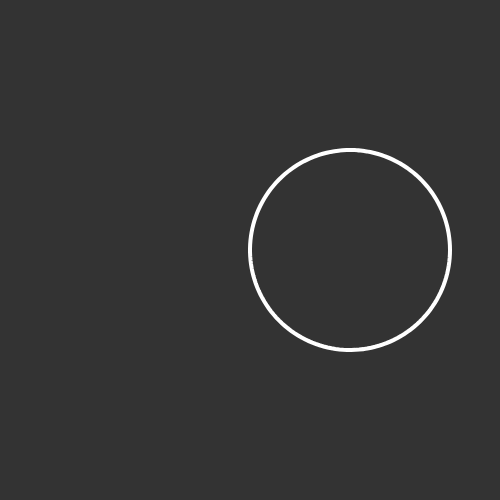
Frame 1 (no input)
Frame 60 (no input): identical to frame 1, image omitted
Frame 120 (the mouse pressed at the canvas centre since frame 60): identical to frame 1, image omitted

The p5.js sketch that drew this single still picture (run headless with seeded random() and noise() and a simulated clock; from frame 60 on, the mouse is pressed at the canvas centre):

// p5.js sketch
// ── sketch.js
let d, n;
let sliderN, sliderD;
let labelN, labelD;
let container;

function setup() {
  // set the background of the page
  document.body.style.backgroundColor = "#6A7BA2";

  // create a wrapper div to center everything
  container = createDiv();
  container.style('display', 'flex');
  container.style('flex-direction', 'column');
  container.style('align-items', 'center');
  container.style('justify-content', 'center');
  container.style('min-height', '100vh');

  // create canvas inside the container
  const canvas = createCanvas(500, 500);
  canvas.parent(container);

  // create and attach labels and sliders to the container
  labelN = createP();
  labelN.parent(container);
  sliderN = createSlider(1, 10, 1);
  sliderN.parent(container);

  labelD = createP();
  labelD.parent(container);
  sliderD = createSlider(1, 10, 1);
  sliderD.parent(container);
}

function draw() {
  n = sliderN.value();
  d = sliderD.value();
  const k = n / d;

  labelN.html(`n = ${n}`);
  labelD.html(`d = ${d}`);

  background(51);
  // the point of origin in p5 in top left so we translate to the center
  translate(width / 2, height / 2);

  beginShape();
  stroke(255);
  noFill();
  strokeWeight(4);
  // the times you go around the circle depend on the denominator
  for (let a = 0; a < TWO_PI * d; a += 0.02) {
    // polar to cartesian coords
    const radius = 200 * cos(k * a); // scale by 200 to appear bigger in the canvas
    const x = radius * cos(a);
    const y = radius * sin(a);
    vertex(x, y);
  }
  endShape();
}
